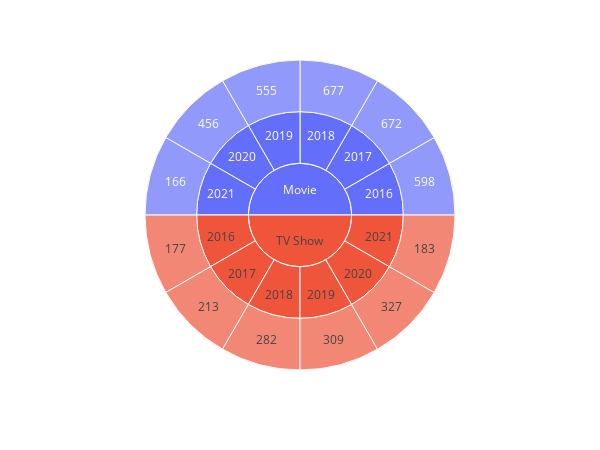
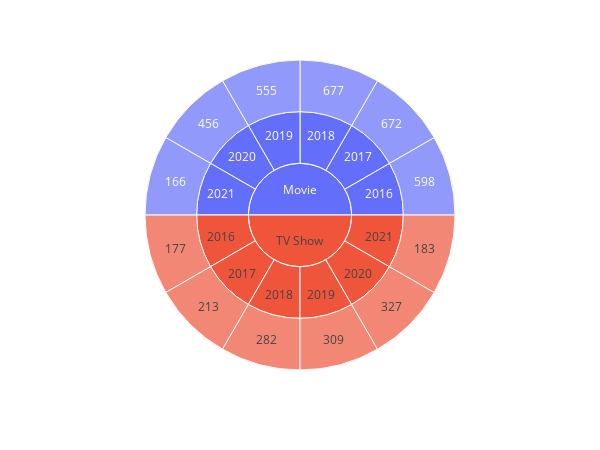

Here is the notebook cell these charts were saved with, in order:
### Markdown cell above
# Sun burst graph to show the count of differnt type of shows in the last 5 years

### Code cell
movieGrp = moviedata.groupby(['type','release_year'])['country'].count().reset_index().rename(columns = {'Title':'Movie/TV Show Count'})
movieGrpRelease=movieGrp[movieGrp['release_year']>=2015]
fig = px.sunburst(movieGrpRelease, path=['type', 'release_year', 'country'],width=600,height=450)
fig.show()

### Figure 1 — Plotly figure (JSON) as saved in the notebook; plotly's stock layout.template omitted (floating-point values rounded to 4 significant figures)
{"data": [{"branchvalues": "total", "domain": {"x": [0, 1], "y": [0, 1]}, "hovertemplate": "labels=%{label}<br>count=%{value}<br>parent=%{parent}<br>id=%{id}<extra></extra>", "ids": ["Movie/2021/166", "TV Show/2016/177", "TV Show/2021/183", "TV Show/2017/213", "TV Show/2018/282", "TV Show/2019/309", "TV Show/2020/327", "Movie/2020/456", "Movie/2019/555", "Movie/2016/598", "Movie/2017/672", "Movie/2018/677", "Movie/2016", "TV Show/2016", "Movie/2017", "TV Show/2017", "Movie/2018", "TV Show/2018", "Movie/2019", "TV Show/2019", "Movie/2020", "TV Show/2020", "Movie/2021", "TV Show/2021", "Movie", "TV Show"], "labels": ["166", "177", "183", "213", "282", "309", "327", "456", "555", "598", "672", "677", "2016", "2016", "2017", "2017", "2018", "2018", "2019", "2019", "2020", "2020", "2021", "2021", "Movie", "TV Show"], "name": "", "parents": ["Movie/2021", "TV Show/2016", "TV Show/2021", "TV Show/2017", "TV Show/2018", "TV Show/2019", "TV Show/2020", "Movie/2020", "Movie/2019", "Movie/2016", "Movie/2017", "Movie/2018", "Movie", "TV Show", "Movie", "TV Show", "Movie", "TV Show", "Movie", "TV Show", "Movie", "TV Show", "Movie", "TV Show", "", ""], "type": "sunburst", "values": [1, 1, 1, 1, 1, 1, 1, 1, 1, 1, 1, 1, 1, 1, 1, 1, 1, 1, 1, 1, 1, 1, 1, 1, 6, 6]}], "layout": {"height": 450, "legend": {"tracegroupgap": 0}, "margin": {"t": 60}, "width": 600}}

### Figure 2 — Plotly figure (JSON) as saved in the notebook; plotly's stock layout.template omitted (floating-point values rounded to 4 significant figures)
{"data": [{"branchvalues": "total", "domain": {"x": [0, 1], "y": [0, 1]}, "hovertemplate": "labels=%{label}<br>count=%{value}<br>parent=%{parent}<br>id=%{id}<extra></extra>", "ids": ["Movie/2021/166", "TV Show/2016/177", "TV Show/2021/183", "TV Show/2017/213", "TV Show/2018/282", "TV Show/2019/309", "TV Show/2020/327", "Movie/2020/456", "Movie/2019/555", "Movie/2016/598", "Movie/2017/672", "Movie/2018/677", "Movie/2016", "TV Show/2016", "Movie/2017", "TV Show/2017", "Movie/2018", "TV Show/2018", "Movie/2019", "TV Show/2019", "Movie/2020", "TV Show/2020", "Movie/2021", "TV Show/2021", "Movie", "TV Show"], "labels": ["166", "177", "183", "213", "282", "309", "327", "456", "555", "598", "672", "677", "2016", "2016", "2017", "2017", "2018", "2018", "2019", "2019", "2020", "2020", "2021", "2021", "Movie", "TV Show"], "name": "", "parents": ["Movie/2021", "TV Show/2016", "TV Show/2021", "TV Show/2017", "TV Show/2018", "TV Show/2019", "TV Show/2020", "Movie/2020", "Movie/2019", "Movie/2016", "Movie/2017", "Movie/2018", "Movie", "TV Show", "Movie", "TV Show", "Movie", "TV Show", "Movie", "TV Show", "Movie", "TV Show", "Movie", "TV Show", "", ""], "type": "sunburst", "values": [1, 1, 1, 1, 1, 1, 1, 1, 1, 1, 1, 1, 1, 1, 1, 1, 1, 1, 1, 1, 1, 1, 1, 1, 6, 6]}], "layout": {"height": 450, "legend": {"tracegroupgap": 0}, "margin": {"t": 60}, "width": 600}}
